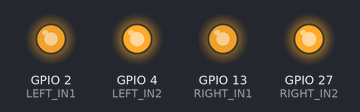
Recording of a sketch running on a simulated ESP32. Shown: output pins drawn as LEDs (lit = HIGH).

Above: at 0.3 s.
Timing chart, 0 to 1.8 s (numbered marks = the images above):
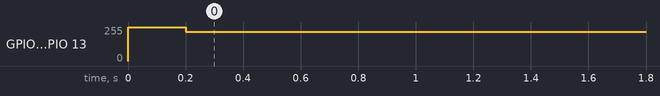

The sketch:

esp32_test_forward.ino
```cpp
/*
 * esp32_test_forward.ino —— 极简验证：上电后小车持续前进
 * ======================================================
 * 目的：不依赖串口、不接收任何指令，ESP32 上电后两个电机
 *       直接以固定 PWM 持续前进。
 *
 * 用途：验证「电机 + DRV8837 驱动 + 引脚 + 供电」整条链路。
 *   - 烧录后上电，两个轮子应该同时转动（前进）
 *   - 若这个能动 → 电机/驱动/引脚/供电全对，问题在串口
 *   - 若不动     → 电机侧有问题，先查供电/接线
 *
 * 引脚（教材 7.2.3）：
 *   左电机：IN1=GPIO2(调速)  IN2=GPIO4(方向)
 *   右电机：IN1=GPIO13(调速) IN2=GPIO27(方向)
 *
 * 兼容 ESP32 core 2.x 与 3.x 的 LEDC API。
 */

#define LEFT_IN1   2
#define LEFT_IN2   4
#define RIGHT_IN1  13
#define RIGHT_IN2  27

#define PWM_FREQ   20000
#define PWM_RES    8
#define SPEED      220     // 前进 PWM（0-255）

#if defined(ESP_ARDUINO_VERSION_MAJOR) && ESP_ARDUINO_VERSION_MAJOR >= 3
  static void pwmAttachL(){ ledcAttach(LEFT_IN1,  PWM_FREQ, PWM_RES); }
  static void pwmAttachR(){ ledcAttach(RIGHT_IN1, PWM_FREQ, PWM_RES); }
  static void pwmWriteL(int v){ ledcWrite(LEFT_IN1,  v); }
  static void pwmWriteR(int v){ ledcWrite(RIGHT_IN1, v); }
#else
  #define CH_L 0
  #define CH_R 1
  static void pwmAttachL(){ ledcSetup(CH_L, PWM_FREQ, PWM_RES); ledcAttachPin(LEFT_IN1, CH_L); }
  static void pwmAttachR(){ ledcSetup(CH_R, PWM_FREQ, PWM_RES); ledcAttachPin(RIGHT_IN1, CH_R); }
  static void pwmWriteL(int v){ ledcWrite(CH_L, v); }
  static void pwmWriteR(int v){ ledcWrite(CH_R, v); }
#endif

void setup() {
  pinMode(LEFT_IN1,  OUTPUT);
  pinMode(LEFT_IN2,  OUTPUT);
  pinMode(RIGHT_IN1, OUTPUT);
  pinMode(RIGHT_IN2, OUTPUT);

  pwmAttachL();
  pwmAttachR();

  // 设方向：前进（IN2 为方向脚，HIGH=正转）
  digitalWrite(LEFT_IN2, HIGH);
  digitalWrite(RIGHT_IN2, HIGH);

  // 启动冲刺 200ms（满速突破静摩擦）
  pwmWriteL(255);
  pwmWriteR(255);
  delay(200);

  // 持续前进
  pwmWriteL(SPEED);
  pwmWriteR(SPEED);
}

void loop() {
  // 什么都不做，一直前进
  delay(1000);
}

// [最后修改] 2026-10-11 13:14 —— 新增时间戳标注，便于核对烧录版本
```
